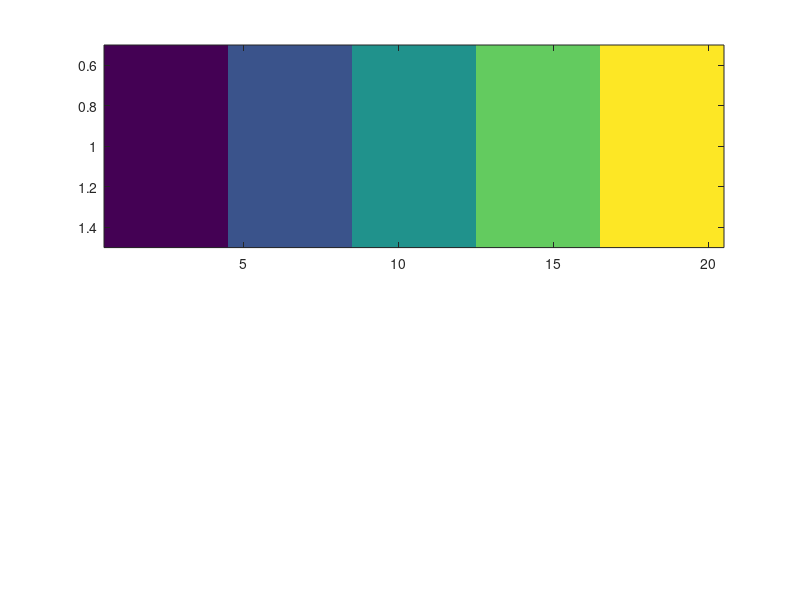

This chart was generated by the following MATLAB code: (Note: this script raises an error after producing the figure.)
clear;
clc;
close all;

%% PARAMETERS
N_RB = 20;      % Total Resource Blocks
N_users = 5;    % Number of Users

%% Equal Allocation
base = floor(N_RB / N_users);
rem = mod(N_RB, N_users);

alloc_equal = zeros(1, N_RB);
idx = 1;

for u = 1:N_users
    take = base + (u <= rem);
    alloc_equal(idx:idx+take-1) = u;
    idx = idx + take;
end

%% Round-Robin Allocation
alloc_rr = zeros(1, N_RB);

for rb = 1:N_RB
    alloc_rr(rb) = mod(rb-1, N_users) + 1;
end

%% Plot Results
figure;

subplot(2,1,1);
imagesc(alloc_equal);
colormap(parula(N_users));
cb1 = colorbar;
cb1.Ticks = 1:N_users;
cb1.TickLabels = {'U1','U2','U3','U4','U5'};
title('Equal Resource Block Allocation');
xlabel('Resource Block Index');
ylabel('Time Slot');

subplot(2,1,2);
imagesc(alloc_rr);
colormap(parula(N_users));
cb2 = colorbar;
cb2.Ticks = 1:N_users;
cb2.TickLabels = {'U1','U2','U3','U4','U5'};
title('Round-Robin Resource Block Allocation');
xlabel('Resource Block Index');
ylabel('Time Slot');
